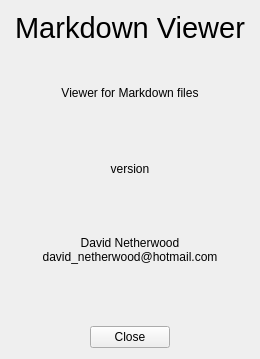
<?xml version="1.0" encoding="UTF-8"?>
<ui version="4.0">
 <class>About</class>
 <widget class="QWidget" name="About">
  <property name="windowModality">
   <enum>Qt::NonModal</enum>
  </property>
  <property name="geometry">
   <rect>
    <x>0</x>
    <y>0</y>
    <width>260</width>
    <height>359</height>
   </rect>
  </property>
  <property name="windowTitle">
   <string/>
  </property>
  <layout class="QVBoxLayout" name="verticalLayout">
   <item>
    <widget class="QLabel" name="label">
     <property name="font">
      <font>
       <pointsize>22</pointsize>
      </font>
     </property>
     <property name="text">
      <string>Markdown Viewer</string>
     </property>
     <property name="alignment">
      <set>Qt::AlignCenter</set>
     </property>
    </widget>
   </item>
   <item alignment="Qt::AlignHCenter">
    <widget class="QLabel" name="label_4">
     <property name="text">
      <string/>
     </property>
     <property name="pixmap">
      <pixmap>:/MeshViewer.png</pixmap>
     </property>
    </widget>
   </item>
   <item>
    <spacer name="verticalSpacer">
     <property name="orientation">
      <enum>Qt::Vertical</enum>
     </property>
     <property name="sizeHint" stdset="0">
      <size>
       <width>20</width>
       <height>15</height>
      </size>
     </property>
    </spacer>
   </item>
   <item>
    <widget class="QLabel" name="label_2">
     <property name="text">
      <string>Viewer for Markdown files</string>
     </property>
     <property name="alignment">
      <set>Qt::AlignCenter</set>
     </property>
    </widget>
   </item>
   <item>
    <spacer name="verticalSpacer_2">
     <property name="orientation">
      <enum>Qt::Vertical</enum>
     </property>
     <property name="sizeHint" stdset="0">
      <size>
       <width>20</width>
       <height>16</height>
      </size>
     </property>
    </spacer>
   </item>
   <item>
    <spacer name="verticalSpacer_7">
     <property name="orientation">
      <enum>Qt::Vertical</enum>
     </property>
     <property name="sizeHint" stdset="0">
      <size>
       <width>20</width>
       <height>40</height>
      </size>
     </property>
    </spacer>
   </item>
   <item>
    <widget class="QLabel" name="versionLabel">
     <property name="text">
      <string>version</string>
     </property>
     <property name="alignment">
      <set>Qt::AlignCenter</set>
     </property>
    </widget>
   </item>
   <item>
    <spacer name="verticalSpacer_3">
     <property name="orientation">
      <enum>Qt::Vertical</enum>
     </property>
     <property name="sizeHint" stdset="0">
      <size>
       <width>20</width>
       <height>15</height>
      </size>
     </property>
    </spacer>
   </item>
   <item>
    <spacer name="verticalSpacer_6">
     <property name="orientation">
      <enum>Qt::Vertical</enum>
     </property>
     <property name="sizeHint" stdset="0">
      <size>
       <width>20</width>
       <height>40</height>
      </size>
     </property>
    </spacer>
   </item>
   <item>
    <widget class="QLabel" name="label_3">
     <property name="text">
      <string>David Netherwood
david_netherwood@hotmail.com</string>
     </property>
     <property name="alignment">
      <set>Qt::AlignCenter</set>
     </property>
    </widget>
   </item>
   <item>
    <spacer name="verticalSpacer_5">
     <property name="orientation">
      <enum>Qt::Vertical</enum>
     </property>
     <property name="sizeHint" stdset="0">
      <size>
       <width>20</width>
       <height>40</height>
      </size>
     </property>
    </spacer>
   </item>
   <item>
    <spacer name="verticalSpacer_4">
     <property name="orientation">
      <enum>Qt::Vertical</enum>
     </property>
     <property name="sizeHint" stdset="0">
      <size>
       <width>20</width>
       <height>16</height>
      </size>
     </property>
    </spacer>
   </item>
   <item>
    <layout class="QHBoxLayout" name="horizontalLayout">
     <item>
      <spacer name="horizontalSpacer_3">
       <property name="orientation">
        <enum>Qt::Horizontal</enum>
       </property>
       <property name="sizeHint" stdset="0">
        <size>
         <width>40</width>
         <height>20</height>
        </size>
       </property>
      </spacer>
     </item>
     <item>
      <widget class="QPushButton" name="closePushButton">
       <property name="text">
        <string>Close</string>
       </property>
      </widget>
     </item>
     <item>
      <spacer name="horizontalSpacer">
       <property name="orientation">
        <enum>Qt::Horizontal</enum>
       </property>
       <property name="sizeHint" stdset="0">
        <size>
         <width>40</width>
         <height>20</height>
        </size>
       </property>
      </spacer>
     </item>
    </layout>
   </item>
  </layout>
 </widget>
 <resources/>
 <connections/>
</ui>
